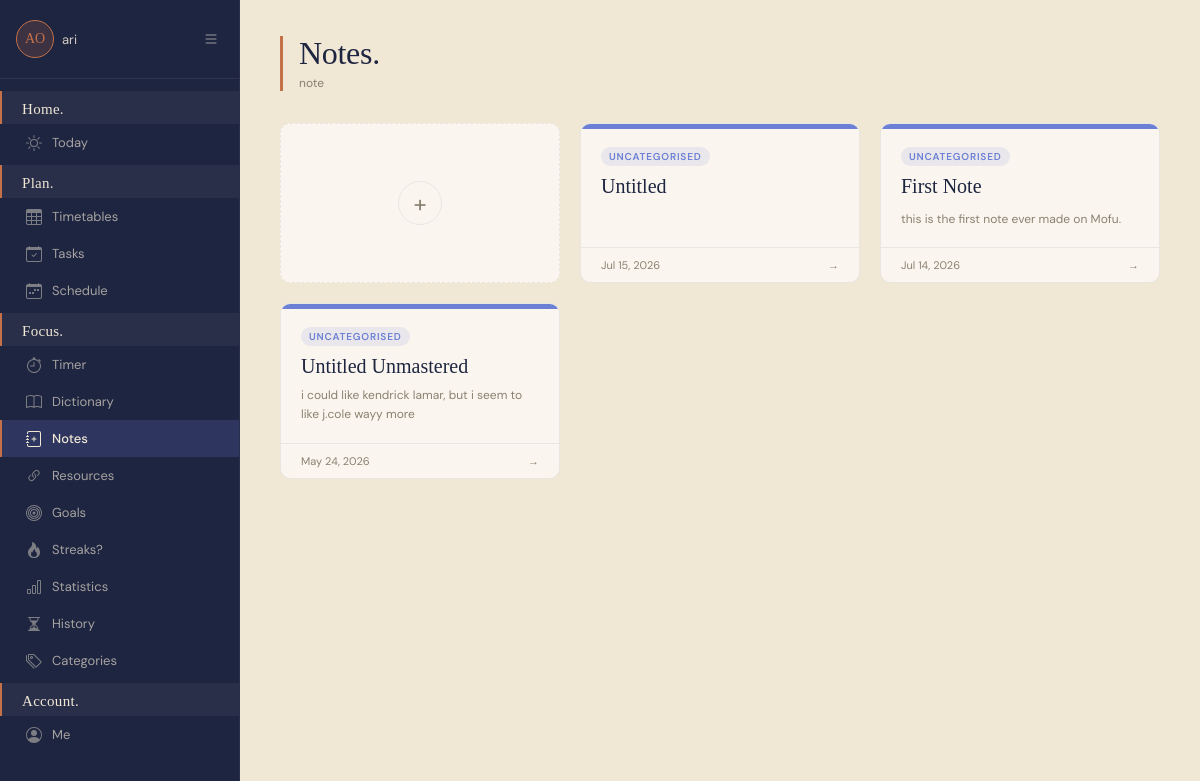
/notes/ (signed in), run on an earlier commit of the app's database.
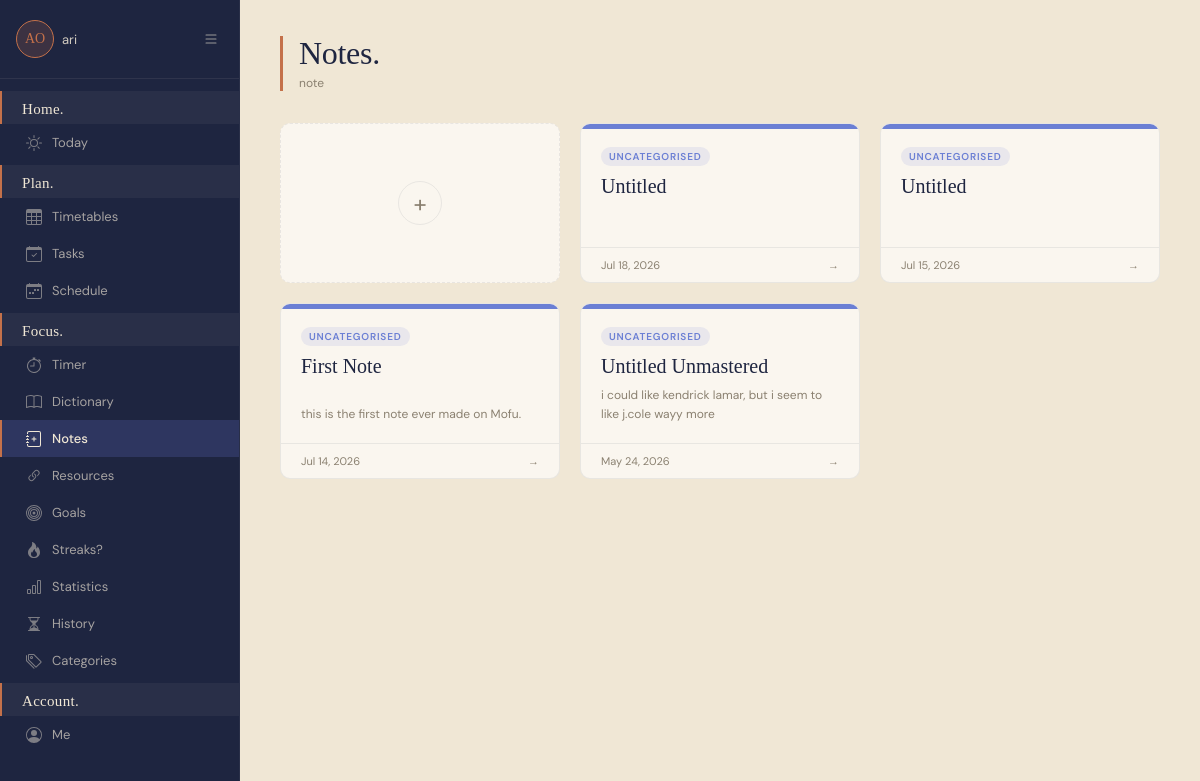
And on a later commit of the database.
### planner/models.py (models this page shows, shortened)
class Note(models.Model):
    user = models.ForeignKey(User, on_delete=models.CASCADE)
    title = models.CharField(max_length=200, default='Untitled')
    category = models.ForeignKey('StudyCategory', on_delete=models.SET_NULL, null=True, blank=True)
    content = models.TextField(blank=True, default='')
    created_at = models.DateTimeField(auto_now_add=True)
    updated_at = models.DateTimeField(auto_now=True)
    class Meta:
        ordering = ['-updated_at']

### planner/views/note_views.py (the view)
# urls.py: path('notes/', views.notes_home, name='notes_home'),
@login_required(login_url='planner:login')
def notes_home(request):
    notes = Note.objects.filter(user=request.user)
    categories = StudyCategory.objects.filter(user=request.user)
    paginator = Paginator(notes, 8)
    page_number = request.GET.get('page', 1)
    page_obj = paginator.get_page(page_number)
    return render(request, 'notes_home.html', {
        'notes': page_obj,
        'page_obj': page_obj,
        'categories': categories,
    })

### planner/templates/notes_home.html (shortened to what this page needs)
{% extends 'base.html' %}
{% block nav_notes %}active{% endblock %}
{% block content %}
    <div class="notes-header">
        <div class="notes-header-left">
            <h1 class="notes-title">Notes.</h1>
            <p class="notes-subtitle">{{ notes.count }} note{{ notes.count|pluralize }}</p>
        </div>
    </div>
    <div class="notes-grid">
        <a href="{% url 'planner:create_note' %}" class="note-new-card">
            <div class="note-new-icon">+</div>
        </a>
        {% for note in notes %}
        <a href="{% url 'planner:note_detail' note.id %}" class="note-card">
            <div class="note-card-top"
                 style="background: {{ note.category.color|default:'#6B7FD4' }};"></div>
            <div class="note-card-body">
                {% if note.category %}
                <span class="note-card-category"
                      style="background: {{ note.category.color }}22; color: {{ note.category.color }};">
                    {{ note.category.name }}
                </span>
                {% else %}
                <span class="note-card-category"
                      style="background: rgba(107,127,212,0.12); color: #6B7FD4;">
                    Uncategorised
                </span>
                {% endif %}
                <div class="note-card-title">{{ note.title }}</div>
                {% if note.content %}
                <div class="note-card-snippet">{{ note.content|striptags }}</div>
                {% endif %}
            </div>
            <div class="note-card-footer">
                <span>{{ note.updated_at|date:"M d, Y" }}</span>
                <span>→</span>
            </div>
        </a>
        {% endfor %}
    </div>
{% endblock %}

What changed in the data, as far as the page shows it:
added Note: shows "UNCATEGORISED", title "Untitled", updated_at "Jul 18, 2026"
